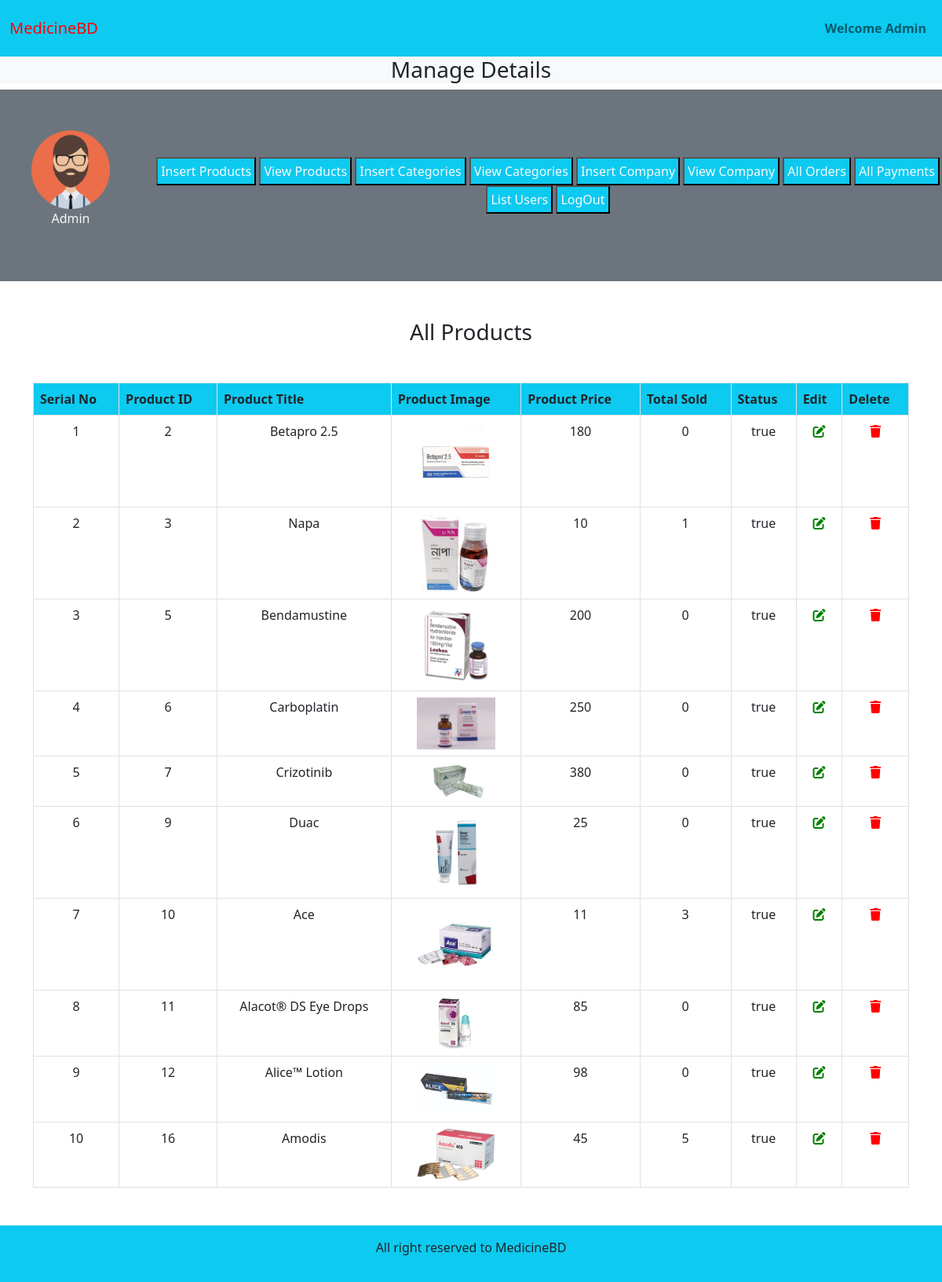
/medicinebd/admin_area/index.php?view_products, run on the app's committed database.
### tables this page shows
CREATE TABLE `products` (
  `product_id` int(11) NOT NULL,
  `product_title` varchar(100) NOT NULL,
  `product_description` varchar(255) NOT NULL,
  `product_keywords` varchar(255) NOT NULL,
  `category_id` int(11) NOT NULL,
  `company_id` int(11) NOT NULL,
  `product_image1` varchar(255) NOT NULL,
  `product_image2` varchar(255) NOT NULL,
  `product_image3` varchar(255) NOT NULL,
  `product_price` int(11) NOT NULL,
  `date` timestamp NOT NULL DEFAULT current_timestamp() ON UPDATE current_timestamp(),
  `status` varchar(100) NOT NULL
);

### medicinebd/admin_area/view_products.php (the view, shortened to what this page needs)
<h3 class="text-center">All Products</h3>
<table class="table table-bordered mt-5">
<thead class="bg-info">
<tr>
        <th>Serial No</th>
        <th>Product ID</th>
        <th>Product Title</th>
        <th>Product Image</th>
        <th>Product Price</th>
        <th>Total Sold</th>
        <th>Status</th>
        <th>Edit</th>
        <th>Delete</th>
    </tr>
    </thead>
    <tbody>
        <?php
            $get_products="SELECT * from products";
            $res= mysqli_query($con,$get_products);
            $number=0;
            while($row=mysqli_fetch_assoc($res)){
                        $number++;
                        $product_id=$row['product_id'];
                        $product_title=$row['product_title'];
                        $product_status=$row['status'];
                        $product_image1=$row['product_image1'];
                        $product_price=$row['product_price']; ?>
                        <tr class='text-center'>
                        <td><?php echo $number;?></td>
                        <td><?php echo $product_id;?></td>
                        <td><?php echo $product_title;?></td>
                        <td><img src='product_images/<?php echo $product_image1;?>' class='admin_image'></td>
                        <td><?php echo $product_price;?></td>
                        <td><?php
                         $get_count= "SELECT * from orders_pending where product_id = $product_id";
                         $res_count=mysqli_query($con,$get_count);
                         $q=0;
                         while($row=mysqli_fetch_assoc($res_count)){
                                $q += $row['quantity'];
                         }
                         echo $q;
                        ?></td>
                        <td><?php echo $product_status;?></td>
                        <td><a href='index.php?edit_product=<?php echo $product_id; ?>' style='color: green;'><i class='fa-solid fa-pen-to-square'></i></a></td>
                        <td><a href='index.php?delete_product=<?php echo $product_id; ?>' style='color: red;'><i class='fa-solid fa-trash'></i></a></td>
                    </tr>
        <?php
            }
        ?>
    </tbody>
</table>

### medicinebd/admin_area/index.php (shortened to what this page needs)
<?php
include('../functions/common_functions.php');
?>
<!DOCTYPE html>
<html>
<head>
    <link href="https://cdn.jsdelivr.net/npm/bootstrap@5.2.0-beta1/dist/css/bootstrap.min.css" rel="stylesheet">
    <link rel="stylesheet" href="https://cdnjs.cloudflare.com/ajax/libs/font-awesome/6.1.1/css/all.css" />
    <link rel="stylesheet" href="../styles.css">
</head>
<body>
    <div class="container-fluid p-0">
        <nav class="navbar navbar-expand-lg navbar-light bg-info">
            <div class="container-fluid">
                <a class="navbar-brand custom" href="#">MedicineBD</a>
                <nav class="navbar navbar-expand-lg">
                    <ul class="navbar-nav">
                        <li class="nav-item">
                            <a href="#" class="nav-link fw-bold">Welcome <?php
                                                                            if (isset($_SESSION['admin_name'])) {
                                                                                echo $_SESSION['admin_name'];
                                                                            } else {
                                                                                echo 'Admin';
                                                                            }
                                                                            ?></a>
                        </li>
                    </ul>
                </nav>
            </div>
        </nav>
        <div class="bg-light text-center">
            <h3>Manage Details</h3>
        </div>
    </div>
    <div class="row">
        <div class="col-md-12 bg-secondary p-1 d-flex align-items-center">
            <div class="p-5"><img src="../images/admin.png" alt="admin" class="admin_image">
                    <p class="text-light text-center"><?php
                                                        if (isset($_SESSION['admin_name'])) {
                                                            echo $_SESSION['admin_name'];
                                                        } else {
                                                            echo 'Admin';
                                                        }
                                                        ?></p>
                </div>
            <div class="button text-center">
                <button><a href="insert_products.php" class="nav-link text-light bg-info  p-1">Insert Products</a></button>
                <button><a href="index.php?view_products" class="nav-link text-light bg-info  p-1">View Products</a></button>
                <button><a href="index.php?insert_categories" class="nav-link text-light bg-info  p-1">Insert Categories</a></button>
                <button><a href="index.php?view_categories" class="nav-link text-light bg-info  p-1">View Categories</a></button>
                <button><a href="index.php?insert_company" class="nav-link text-light bg-info  p-1">Insert Company</a></button>
                <button><a href="index.php?view_companies" class="nav-link text-light bg-info  p-1">View Company</a></button>
                <button><a href="index.php?list_orders" class="nav-link text-light bg-info  p-1">All Orders</a></button>
                <button><a href="index.php?list_payments" class="nav-link text-light bg-info  p-1">All Payments</a></button>
                <button><a href="index.php?list_users" class="nav-link text-light bg-info  p-1">List Users</a></button>
                <button><a href="admin_logout.php" class="nav-link text-light bg-info  p-1">LogOut</a></button>
            </div>
        </div>
    </div>
    <div class="container my-5">
        <?php
        if (isset($_GET['view_products'])) {
            include('view_products.php');
        }
        ?>
    </div>
    <?php include('../includes/footer.php') ?>
</body>
</html>

### medicinebd/includes/footer.php
<div class="bg-info p-3 text-center">
        <p>All right reserved to MedicineBD</p>
    </div>

### medicinebd/styles.css (style rules this page uses)
* { margin: 0; padding: 0; box-sizing: border-box; }
.custom { color:red; }
.admin_image { width: 100px; object-fit: contain; }

### medicinebd/admin_area/index.php (style rules this page uses)
body { overflow-x: hidden; }

### data on the page
products: product_id "2", product_title "Betapro 2.5", product_image1 (picture), product_price "180", q "0", status "true"
products: product_id "3", product_title "Napa", product_image1 (picture), product_price "10", q "1", status "true"
products: product_id "5", product_title "Bendamustine", product_image1 (picture), product_price "200", q "0", status "true"
products: product_id "6", product_title "Carboplatin", product_image1 (picture), product_price "250", q "0", status "true"
products: product_id "7", product_title "Crizotinib", product_image1 (picture), product_price "380", q "0", status "true"
products: product_id "9", product_title "Duac", product_image1 (picture), product_price "25", q "0", status "true"
products: product_id "10", product_title "Ace", product_image1 (picture), product_price "11", q "3", status "true"
products: product_id "11", product_title "Alacot® DS Eye Drops", product_image1 (picture), product_price "85", q "0", status "true"
products: product_id "12", product_title "Alice™ Lotion", product_image1 (picture), product_price "98", q "0", status "true"
products: product_id "16", product_title "Amodis", product_image1 (picture), product_price "45", q "5", status "true"
